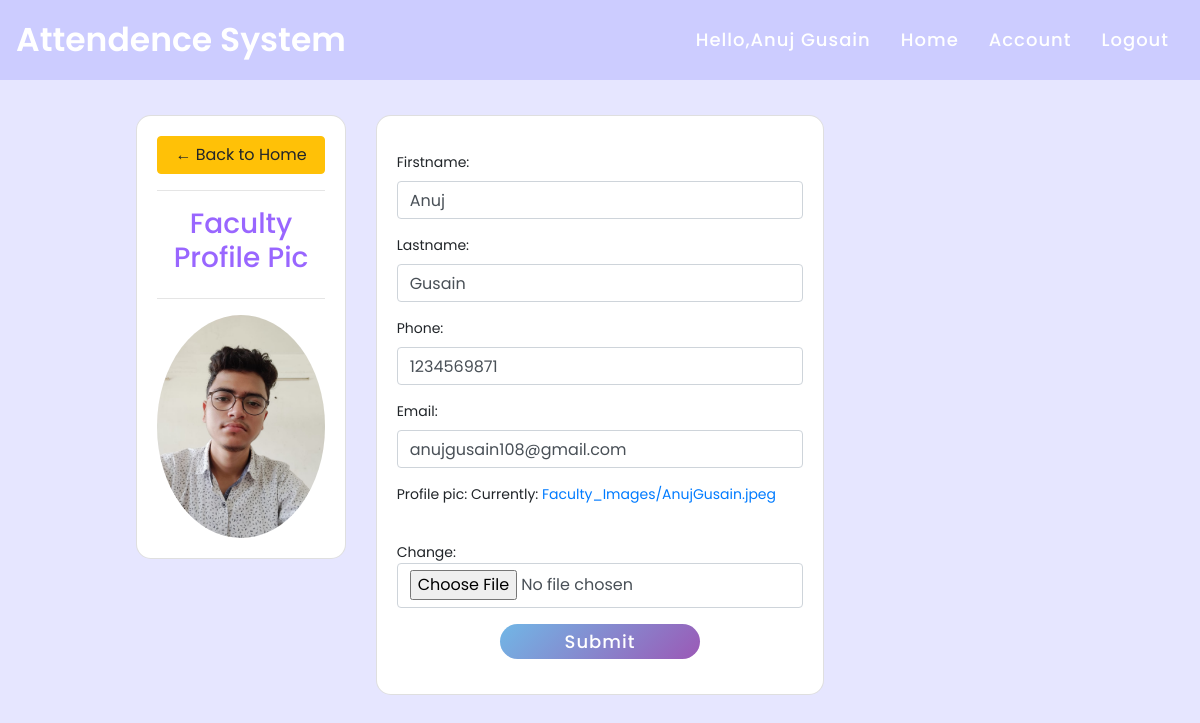
/account/ (signed in), run on the app's committed database.
### attendence_sys/models.py (models this page shows)
class Faculty(models.Model):
    user = models.OneToOneField(User, null = True, blank = True, on_delete= models.CASCADE)
    firstname = models.CharField(max_length=200, null=True, blank=True)
    lastname = models.CharField(max_length=200, null=True, blank=True)
    phone = models.CharField(max_length=200, null=True)
    email = models.CharField(max_length=200, null=True)
    profile_pic = models.ImageField(upload_to=user_directory_path ,null=True, blank=True)
    def __str__(self):
        return str(self.firstname + " " + self.lastname)

### attendence_sys/views.py (the view)
# urls.py: path('account/', views.facultyProfile, name='account'),
def facultyProfile(request):
    faculty = request.user.faculty
    form = FacultyForm(instance = faculty)
    context = {'form':form}
    return render(request, 'attendence_sys/facultyForm.html', context)

### attendence_sys/forms.py
class FacultyForm(ModelForm):
    class Meta:
        model = Faculty
        fields = '__all__'
        exclude = ['user']
    def __init__(self, *args, **kwargs):
        super(FacultyForm, self).__init__(*args, **kwargs)
        for visible in self.visible_fields():
            visible.field.widget.attrs['class'] = 'form-control'

### attendence_sys/templates/attendence_sys/facultyForm.html (shortened to what this page needs)
{%  extends 'attendence_sys/main.html' %}
{% block content %}
<br>
<div class="row" id="row">
	<div class="col-md-3">
		<div class="card card-body">
			<a class="btn btn-warning" href="{% url 'home' %}"> &#8592; Back to Home</a>
			<hr>
			<center>
			<h3>Faculty Profile Pic</h3>
			</center>
			<hr>
			<img class="img-responsive profile-pic" src="{{request.user.faculty.profile_pic.url}}" >
		</div>
	</div>
	<div class="col-md-6">
		<div class="card card-body">
			<form method="POST" action="" enctype="multipart/form-data">
				{{form.as_p}}
			<div class="button">
				<input type="submit" value="Submit" name="Update Information" disabled/>
			</div>
			</form>
		</div>
	</div>
</div>
{% endblock %}

### attendence_sys/templates/attendence_sys/navbar.html (shortened to what this page needs)
{% load static %}
<nav class="navbar">
  <div class="logo" onclick="document.location='/'">
    Attendence System
  </div>
  {%if request.user.is_authenticated%}
  <ul>
    <li><span class="active">Hello,{{ request.user.faculty }} </span></li>
    <li><a href="{% url 'home' %}">Home</a></li>
    <li><a href="{% url 'account' %}">Account</a></li>
    <li><a href="{% url 'logout' %}">Logout</a></li>
  </ul>
  {%else%}
  <ul>
    <li><a href="{% url 'home' %}">Home</a></li>
  </ul>
  {%endif%}
</nav>

### static/css/navbar.css (style rules this page uses)
* { margin: 0; padding: 0; box-sizing: border-box; font-family: 'Poppins', sans-serif; }
nav { height: 80px; background: #ccccff; display: flex; align-items: center; justify-content: space-between; padding: 0px 50px 0px 100px; position: fixed; z-index: 1000 !important; }
nav .logo { font-size: 33px; color: white; font-weight: 600; cursor: pointer; }
nav ul { z-index: 1; display: flex; list-style: none; padding-top: 15px; }
nav ul li { margin: 0 5px; }
nav ul li span { color: white; text-decoration: none; font-size: 18px; font-weight: 500; letter-spacing: 1px; padding: 8px 10px; border-radius: 5px; transition: all 0.3s; }
nav ul li a { color: white; text-decoration: none; font-size: 18px; font-weight: 500; letter-spacing: 1px; padding: 8px 10px; border-radius: 5px; transition: all 0.3s; }

### static/css/main.css (style rules this page uses)
body { background-color: #e6e6ff !important; }
h3 { color: #9966ff; }
.profile-pic { max-width: 500px; max-height: 500px; border-radius: 50%; }
.button { height: 35px; margin: 15px 0px; text-align: center; }
.button input { height: 100%; width: 49%; font-size: 18px; font-weight: 500; letter-spacing: 1px; border: 0px; border-radius: 25px; color: white; background: linear-gradient(135deg, #71b7e6, #9b59b6); cursor: pointer; }

### static/css/home.css (style rules this page uses)
.card.card-body { justify-content: center; border-radius: 15px; }
#id_profile_pic { height: 45px; }

### static/css/student_update.css (style rules this page uses)
#row { margin-bottom: 250px; }
.col-md-3 { margin-bottom: 20px; }

### data on the page
Faculty: firstname "Anuj", lastname "Gusain", phone "1234569871", email "anujgusain108@gmail.com"

### other printed values
{{ request.user.faculty }} "Anuj Gusain"
